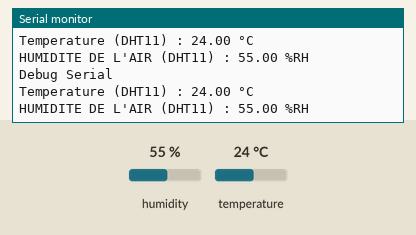
The sketch below on a simulated Arduino Uno, built with avr-gcc and run on an emulated ATmega328P. On the bench: the last lines printed to the serial monitor. The inputs (shaded band) are chosen by the test bench; at power-on: humidity 55 %, temperature 24 °C.

Above: at 2.2 s.
2.3 s: humidity set to 22 %
At 3.2 s:
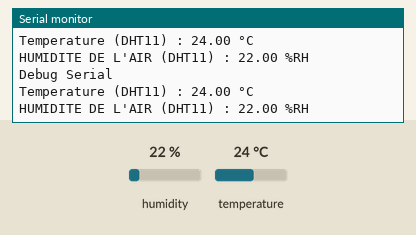
5.0 s: temperature set to 12 °C
At 5.9 s:
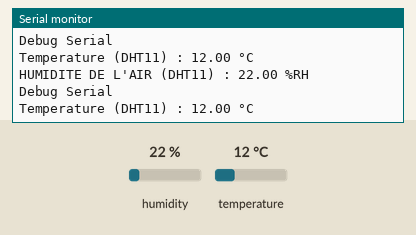

Measured:
- after the input at 2.3 s, the serial monitor: prints a new line after 0.76 s (image 1)
- after the input at 5.0 s, the serial monitor: prints a new line after 0.09 s (image 2)

The sketch:

DHT.ino
```cpp
#include <DHT.h>

#define DHTTYPE DHT11

#define DHTPIN 2

DHT dht(DHTPIN, DHTTYPE);


void setup()
{
  Serial.begin(115200);
  Serial.println("Début setup");
  Serial.println("Début Initialisation du capteur DHT11");
  dht.begin();
  Serial.println("Fin Initialisation du capteur DHT11");

  delay(1000);

  Serial.println("Fin setup");
}

void loop() {

  float h = dht.readHumidity();
  float t = dht.readTemperature();


  Serial.println("\nDebug Serial");
  Serial.print("Temperature (DHT11) : ");
  Serial.print(t);
  Serial.println(" °C");
  Serial.print("HUMIDITE DE L'AIR (DHT11) : ");
  Serial.print(h);
  Serial.println(" %RH");
}
```
